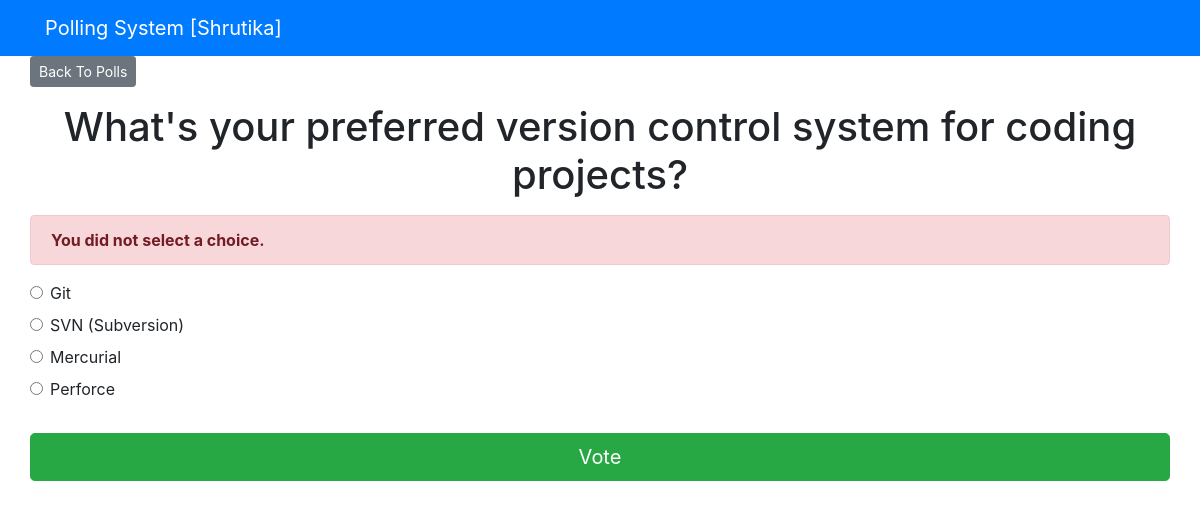
Page /polls/6/vote/ on the committed database.
### pollApp/models.py (models this page shows, shortened)
class Question(models.Model):
    question_text = models.CharField(max_length = 300)
    pub_date = models.DateTimeField('date published')

class Choice(models.Model):
    question = models.ForeignKey(Question, on_delete = models.CASCADE)
    choice_text = models.CharField(max_length = 200)
    votes = models.IntegerField(default=0)

### pollApp/views.py (the view)
# urls.py: path('<int:question_id>/vote/', views.vote, name='vote'),
def vote(request, question_id):
    question = get_object_or_404(Question, pk = question_id)
    try:
        selected_choice = question.choice_set.get(pk = request.POST['choice'])
    except (KeyError, Choice.DoesNotExist):
        return render(request, 'polls/detail.html',
                      { 'question': question,
                        'error_message': 'You did not select a choice.'})
    else:
        selected_choice.votes += 1
        selected_choice.save()
        return HttpResponseRedirect(reverse('polls:results', args = (question.id,)))

### templates/polls/detail.html (shortened to what this page needs)
{% extends 'base.html' %}
{% block content %}
<a class ="btn btn-secondary btn-sm mb-3" href ="{% url 'polls:index' %}">Back To Polls</a>
<h1 class ="text-center mb-3">{{ question.question_text }}</h1>
{% if error_message %}
<p class ="alert alert-danger">
	<strong>{{ error_message }}</strong>
</p>
{% endif %}
<form action ="{% url 'polls:vote' question.id %}" method ="post">
	{% for choice in question.choice_set.all %}
	<div class ="form-check">
		<input type ="radio" name ="choice" class ="form-check-input" id ="choice{{ forloop.counter }}"
			value ="{{ choice.id }}" />
		<label for ="choice{{ forloop.counter }}">{{ choice.choice_text }}</label>
	</div>
	{% endfor %}
	<input type ="submit" value ="Vote" class ="btn btn-success btn-lg btn-block mt-4" />
</form>
{% endblock %}

### rows in the picture
Question: question_text "What's your preferred version control system for coding projects?"
Choice: choice_text "Git"
Choice: choice_text "SVN (Subversion)"
Choice: choice_text "Mercurial"
Choice: choice_text "Perforce"

### other values in the picture
{{ error_message }} "You did not select a choice."
